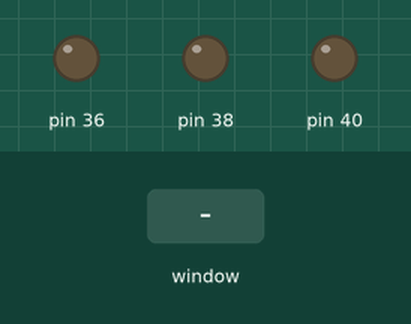
Recording of a program running on a simulated Raspberry Pi (header pin numbers). On the bench: output pins drawn as LEDs (lit = HIGH). Inputs (shaded band) come from the test bench. The desktop window is not drawn, its controls go by their first labels and the mouse button is held 0.15 s. At 5.8 s the program stops and its outputs stay as they are.

Above: at 1.2 s.
1.3 s: control labelled "Red 1" in the window clicked
At 2.1 s:
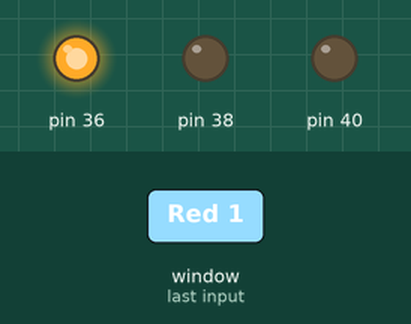
2.8 s: control labelled "Red 2" in the window clicked
At 3.3 s:
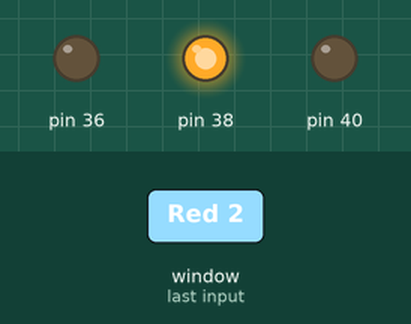
4.3 s: control labelled "Red 3" in the window clicked
At 5.5 s:
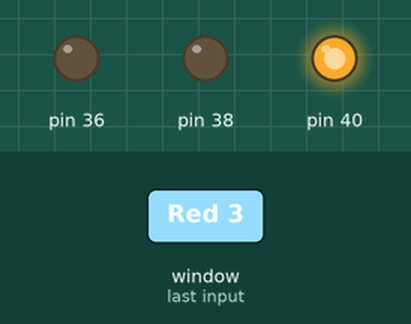
5.8 s: control labelled "Exit" in the window clicked
At 6.7 s:
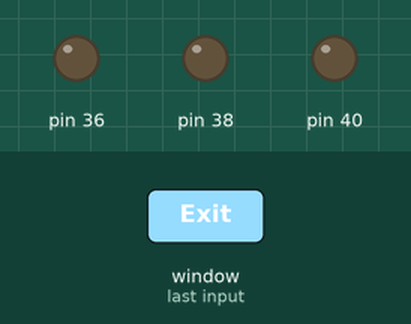
Timing chart, 0 to 7.3 s (numbered marks = the images above; inputs shaded):
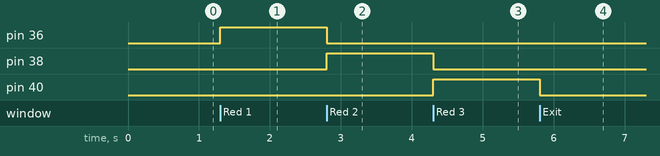

The program:

main.py
```python
from guizero import App, ButtonGroup, PushButton
import RPi.GPIO as GPIO


iobuttons = [['Red 1', 36], ['Red 2', 38], ['Red 3',40]]

def change_io():
	pin = int(bg.value)

	for x in iobuttons:
		GPIO.output(x[1], GPIO.LOW)

	GPIO.output(pin, GPIO.HIGH)

def close_app():
	GPIO.cleanup()
	exit(0)

if __name__=='__main__':
	GPIO.setmode(GPIO.BOARD)
	for x in iobuttons:
		GPIO.setup(x[1], GPIO.OUT)

	app = App(title='Simple GUI', height=100)
	bg = ButtonGroup(app, options=iobuttons, horizontal=True, command=change_io)
	PushButton(app, text='Exit', command=close_app)
	app.display()
```

Measured:
- after the input at 1.3 s, pin 36: LOW → HIGH at once
- after the input at 2.8 s, pin 36: HIGH → LOW at once; pin 38: LOW → HIGH at once
- after the input at 4.3 s, pin 38: HIGH → LOW at once; pin 40: LOW → HIGH at once
- after the input at 5.8 s, pin 40: HIGH → LOW at once
